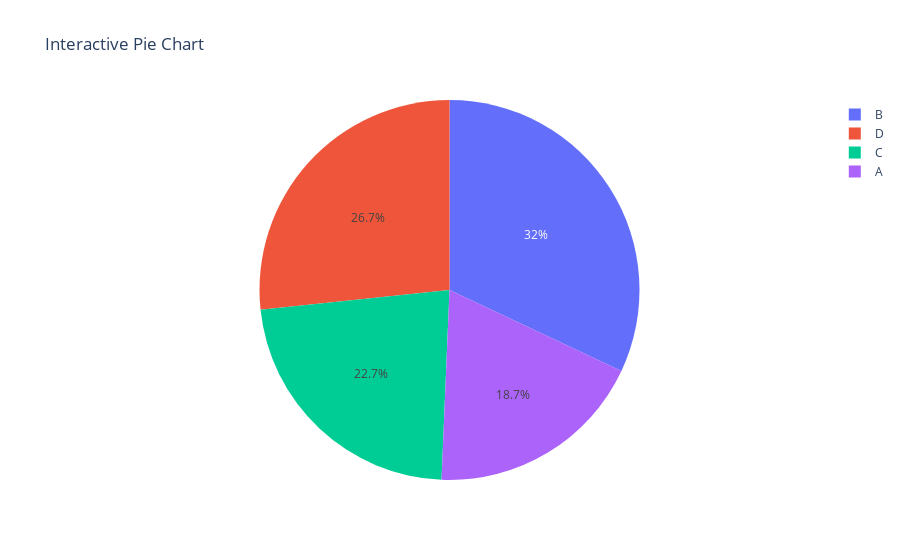

The notebook cell saved with this chart:
### Code cell
import plotly.express as px
import random

# Generate random data (category names and values)
categories = ["A", "B", "C", "D"]
values = [random.randint(1, 30) for _ in categories]

# Calculate percentages
total = sum(values)
percentages = [round((v / total) * 100, 2) for v in values]  # Round to 2 decimals

# Create a dictionary for data (more readable than separate lists)
data = dict(labels=categories, values=values, text=percentages, textinfo="percent+label")

# Create the interactive pie chart using plotly.express
fig = px.pie(data, values="values", names="labels", title="Interactive Pie Chart")

# Update layout for hover effect (optional)
fig.update_traces(hoverinfo="text+percent+label", hovertemplate="%{@labels} - %{text}%")

# Show the plot
fig.show()

### Figure 1 — Plotly figure (JSON) as saved in the notebook; plotly's stock layout.template omitted (floating-point values rounded to 4 significant figures)
{"data": [{"domain": {"x": [0, 1], "y": [0, 1]}, "hoverinfo": "text+percent+label", "hovertemplate": "%{@labels} - %{text}%", "labels": ["A", "B", "C", "D"], "legendgroup": "", "name": "", "showlegend": true, "type": "pie", "values": [14, 24, 17, 20]}], "layout": {"legend": {"tracegroupgap": 0}, "title": {"text": "Interactive Pie Chart"}}}
